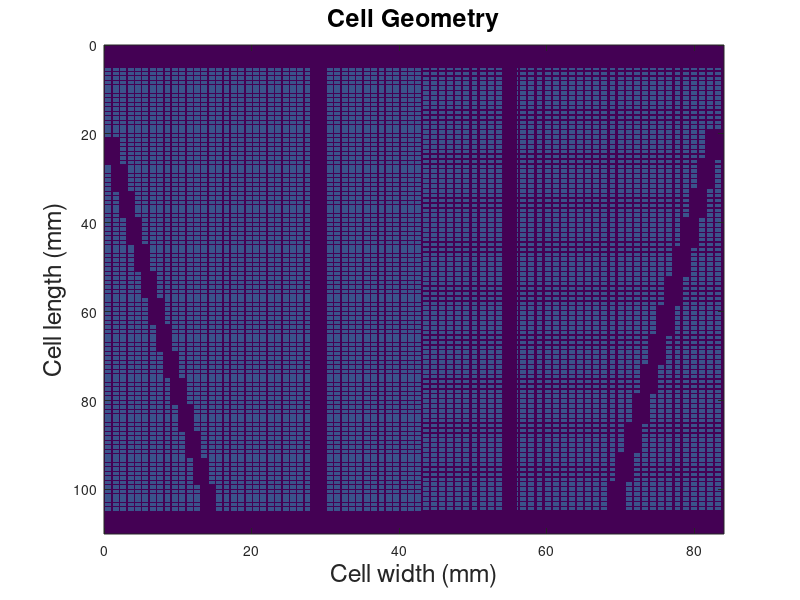
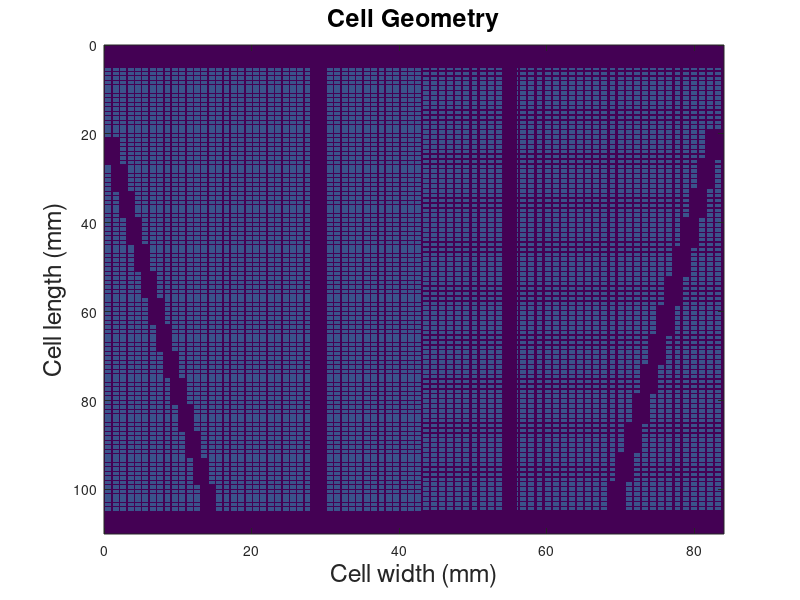

The MATLAB script that drew these images, in order:
function dom_4x = Lower_Part_Final()

% The script designs a system of porous fracture

% the inputs are:
% Minimum pixels per smallest capillary
% smallest capillary size
% camera resolutions

% The target of this cell is to observe:
% high permeable to low permable porous flow
% Porous to dead-end fracture flow
% Porous to staright-run fracture flow
% Fracture (dead-end) to Fracture(straigt-run) flow





clear all


bounce    = 1; % will map 1 to LBD2Q9 bounceback model
interior  = 0; % 2 to LBD2Q9 model
low_dens  = 3; % mapping 3 to density on lower boundary
high_dens = 4; % mapping 4 to density on upper boundary


% cell_l = round((y_res*min_app)/pixPap); % cell width
% cell_w = round(cell_l*x_res/y_res);     % cell length

% Manual input of cell size to match the camera. We place 1 cell for each
% 0.1 mm.

cell_l = 84;
cell_w = 100;

% Defining the geometry with dimensions of  w   l
% Each cell has the dimension of 0.1*0.1 mm?2

% x_nodes = cell_w/min_app;
% y_nodes = cell_l/min_app;

x_nodes = cell_w*10;
y_nodes = cell_l*10;

dom_p1 = interior*ones(x_nodes,y_nodes);
dom_p2 = interior*ones(x_nodes,y_nodes);
dom    = interior*ones(x_nodes,y_nodes);

% 0.2 mm porous media - pin size 0.8 mm
t = 0; % counter

pins = 8; %0.8 mm size of the cell
space_1 = 2; % 0.2 mm spacing between pins
space_2 = 3; % 0.3 mm spacing between pins

i = 1;
while i <= x_nodes-1
    for sp = 1 : space_1
        if i ~= x_nodes
            i = i+1;
        end
        
        
    end
    sp = 0;
    
    for pin = 1 : pins
        
        if i ~= x_nodes
            t = t+1;
            x_p1(t) = i;
            i = i+1;
        end
        
    end
    pin = 0;
end

t = 0;
i = 1;

while i <= y_nodes-1
    for sp = 1 : space_1
        if i ~= y_nodes
            i = i+1;
        end
    end
    sp = 0;
    
    for pin = 1 : pins
        
        if i ~= y_nodes
            t = t+1;
            y_p1(t) = i;
            i = i+1;
        end
        
    end
    pin = 0;
end

dom_p1(x_p1,y_p1) = bounce;

% 0.3 mm porous media - pin size 0.8 mm

t= 0;  % counter
i = 1;
while i <= x_nodes-1
    for sp = 1 : space_2
        if i ~= (x_nodes-1)
            i = i+1;
        end
        
    end
    sp = 0;
    
    for pin = 1 : pins
        
        if i ~= x_nodes
            t = t+1;
            x_p2(t) = i;
            i = i+1;
        end
        
    end
    pin = 0;
end

t = 0;
i = 1;
while i <= y_nodes-1
    for sp = 1 : space_2
        if i ~= y_nodes
            i = i+1;
        end
        
    end
    sp = 0;
    
    for pin = 1 : pins
        
        
        if i ~= y_nodes
            t = t+1;
            y_p2(t) = i;
            i = i+1;
        end
        
    end
    pin = 0;
end

dom_p2(x_p2,y_p2) = bounce;


% Putting two porous media in the cell

dom(:,1:round(y_nodes)/2+10) = dom_p1(:,1:round(y_nodes)/2+10);
dom(:,round(y_nodes)/2+11:y_nodes) = dom_p2(:,round(y_nodes)/2+11:y_nodes);


% introducing the fractures
[x y] = size(dom);


% staright through flow fractures

% fracture in zone 1
frac_high = 40;

dom(:, round(y/2 - y/7 -20):round(y/2 - y/7))= interior;

% fracture in zone 2

dom(:, round(y/2 +y/7):round(y/2 + y/7 + 20))= interior;


[x y] = size(dom);

% oriented isolated fracture
% each point is 0.1 mm

% fracture in zone 1


t = 0;
jj = y/2;
while jj > pins+20
    jj = 152-t*(pins+space_1);
    
    frac_y = (jj - 20:jj);
    frac_x= (t*(6*pins+6*space_1)+1 :(t+1)*(6*pins+6*space_1)+1);
    t = t+1;
    dom(frac_x,frac_y) = interior;
       
end

jj = 0;
t=0;
while jj < y-pins-20
    jj = 686 +t*(pins+space_2);
    
    frac_y = (jj:jj+20+1);
    frac_x= (t*(6*pins+6*space_2)+1 :(t+1)*(6*pins+6*space_2)+1);
    t = t+1;
    dom(frac_x,frac_y) = interior;
       
end

% adding 10% of additional length for uniform flow in each side

% 5% for the oriented section and 5% void space

temp = interior*zeros(x + round(x/10),y);

temp(round(x/20)+1:end-round(x/20),:) = dom;

% calculating the slope of the oriented section

% diameter of input 11.4 mm = 114 pixel
% slope is the ratio of x to y so we can know the changing ratio of y cells
% with the change in 1 x cell

% x change in x direction is 20% of x length and y direction is y -
% injection length

% slope = round((x/6)\(y/2-57));
%
%
% if slope > 0

dom = temp;

%Updating the geometry

[x y] = size(dom);

inj = 40;
% adding 4 mm for wall thickness on left and right side

temp = imresize(logical(dom),2,'box');
temp = double(temp);
dom = temp;

dom(1,:) = bounce;
dom(end,:) = bounce;

dom = flip(dom,1);

[x y] = size(dom);

dom(1  ,y/2-inj:y/2+inj) = low_dens;
dom(end,y/2-inj:y/2+inj) = high_dens;

[x y] = size(dom);
% Updating the cell size in mm
cell_l = cell_l;  % 4 mm in each side

% 50% added for void space, 30mm added for threads
cell_w = cell_w + 0.1*cell_w;

%%
x_disc = linspace(0,cell_w,x);
y_disc = linspace(0,cell_l,y);

% saving dimensions

save('x-dimension', 'x_disc');
save('y-dimension', 'y_disc');

%% Plotting the geometry

figure, imagesc(y_disc,x_disc,dom);
title('Cell Geometry','fontsize',18)
% colormap(jet);
xlabel('Cell width (mm)','fontsize',18)
ylabel('Cell length (mm)','fontsize',18)
saveas(gcf,'Cell Geometry','epsc')
savefig(gcf,'Cell Geometry')
disp('Geometry finished')

%% Converting the Geometry to 3D
cell_h = 0.3; % 4mm cell height
nz = 8; % 6 nodes in z direction

z_disc = linspace(0,cell_h,nz);
save('z-dimension', 'z_disc');

[x y] = size(dom)
nz
temp = zeros(x,y,nz);

interior  = 2;
dom(dom<1) = interior;


for ii = 2 : (nz -1)
    temp(:,:,ii) = dom;
end

temp(:,:,1) = bounce;
temp(:,:,end) = bounce;


dom_4x = temp;




disp('Geometry finished')

end

